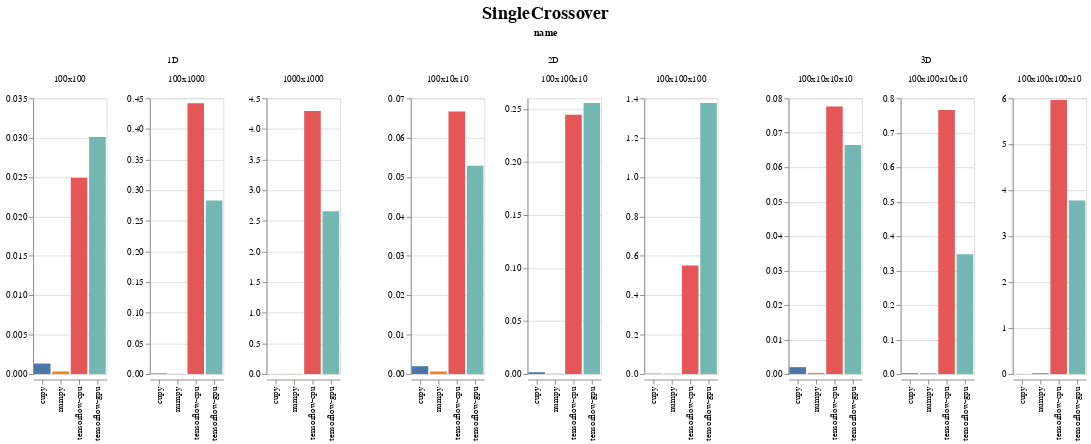

Notebook code cell kept with this figure:
### Code cell
display_chart('SingleCrossover')

### Figure 1 — Vega-Lite specification as saved in the notebook (floating-point values rounded to 4 significant figures)
{"config": {"view": {"continuousWidth": 400, "continuousHeight": 300}, "title": {"anchor": "middle", "fontSize": 20, "offset": 5, "orient": "top"}}, "data": {"name": "data-bd5428a19bbb11060096739e3ba41d75"}, "facet": {"column": {"type": "nominal", "field": "name"}}, "spec": {"mark": "bar", "encoding": {"color": {"type": "nominal", "field": "backend", "legend": null}, "column": {"type": "nominal", "field": "shape_str", "sort": {"field": "input_size", "order": "ascending"}, "title": ""}, "x": {"type": "nominal", "axis": {"title": ""}, "field": "backend"}, "y": {"type": "quantitative", "axis": {"title": ""}, "field": "avg_time", "sort": "-x"}}, "resolve": {"scale": {"y": "independent"}}, "title": ""}, "spacing": 50, "title": "SingleCrossover", "$schema": "https://vega.github.io/schema/vega-lite/v4.0.2.json", "datasets": {"data-bd5428a19bbb11060096739e3ba41d75": [{"avg_time": 0.00133, "backend": "cupy", "evoflow_version": "0.5.0", "generations": 10, "group": "SingleCrossover", "input_size": 10000, "max_time": 0.001995, "min_time": 0.0009971, "name": "1D", "num_runs": 3, "shape": [100, 100], "shape_str": "100x100", "std_time": 0.0004704, "system": {"os": {"name": "Windows", "version": "10.0.18362"}, "memory": {"unit": "MB", "used": 20980, "total": 65451}, "cpu": {"name": "Intel64 Family 6 Model 158 Stepping 10, GenuineIntel", "cores": 12, "freqency": 3696.0}, "python": {"numpy": "1.18.3", "tensorflow": {"visible_gpu": ["/physical_device:GPU:0"], "version": "2.2.0"}, "cupy": "7.2.0"}, "gpu": [{"memory": {"unit": "MB", "total": 11264, "used": 2106}, "temperature": {"unit": "C"}, "driver": "445.87", "index": "0", "name": "GeForce RTX 2080 Ti", "value": "60", "usage": "3"}]}, "test_name": "SingleCrossover1D", "test_type": "OP", "ts": 1590449607}, {"avg_time": 0.03009, "backend": "tensorflow-gpu", "evoflow_version": "0.5.0", "generations": 10, "group": "SingleCrossover", "input_size": 10000, "max_time": 0.05436, "min_time": 0.01596, "name": "1D", "num_runs": 3, "shape": [100, 100], "shape_str": "100x100", "std_time": 0.01724, "system": {"os": {"name": "Windows", "version": "10.0.18362"}, "memory": {"unit": "MB", "used": 20986, "total": 65451}, "cpu": {"name": "Intel64 Family 6 Model 158 Stepping 10, GenuineIntel", "cores": 12, "freqency": 3696.0}, "python": {"numpy": "1.18.3", "tensorflow": {"visible_gpu": ["/physical_device:GPU:0"], "version": "2.2.0"}, "cupy": "7.2.0"}, "gpu": [{"memory": {"unit": "MB", "total": 11264, "used": 2137}, "temperature": {"unit": "C"}, "driver": "445.87", "index": "0", "name": "GeForce RTX 2080 Ti", "value": "60", "usage": "2"}]}, "test_name": "SingleCrossover1D", "test_type": "OP", "ts": 1590449621}, {"avg_time": 0.001995, "backend": "cupy", "evoflow_version": "0.5.0", "generations": 10, "group": "SingleCrossover", "input_size": 10000, "max_time": 0.001995, "min_time": 0.001994, "name": "2D", "num_runs": 3, "shape": [100, 10, 10], "shape_str": "100x10x10", "std_time": 4.052e-07, "system": {"os": {"name": "Windows", "version": "10.0.18362"}, "memory": {"unit": "MB", "used": 20980, "total": 65451}, "cpu": {"name": "Intel64 Family 6 Model 158 Stepping 10, GenuineIntel", "cores": 12, "freqency": 3696.0}, "python": {"numpy": "1.18.3", "tensorflow": {"visible_gpu": ["/physical_device:GPU:0"], "version": "2.2.0"}, "cupy": "7.2.0"}, "gpu": [{"memory": {"unit": "MB", "total": 11264, "used": 2106}, "temperature": {"unit": "C"}, "driver": "445.87", "index": "0", "name": "GeForce RTX 2080 Ti", "value": "60", "usage": "3"}]}, "test_name": "SingleCrossover2D", "test_type": "OP", "ts": 1590449607}, {"avg_time": 0.06666, "backend": "tensorflow-cpu", "evoflow_version": "0.5.0", "generations": 10, "group": "SingleCrossover", "input_size": 10000, "max_time": 0.0748, "min_time": 0.05186, "name": "2D", "num_runs": 3, "shape": [100, 10, 10], "shape_str": "100x10x10", "std_time": 0.01048, "system": {"os": {"name": "Windows", "version": "10.0.18362"}, "memory": {"unit": "MB", "used": 24110, "total": 65451}, "cpu": {"name": "Intel64 Family 6 Model 158 Stepping 10, GenuineIntel", "cores": 12, "freqency": 3696.0}, "python": {"numpy": "1.18.3", "tensorflow": {"visible_gpu": [], "version": "2.2.0"}, "cupy": "7.2.0"}, "gpu": []}, "test_name": "SingleCrossover2D", "test_type": "OP", "ts": 1590452965}, {"avg_time": 0.02493, "backend": "tensorflow-cpu", "evoflow_version": "0.5.0", "generations": 10, "group": "SingleCrossover", "input_size": 10000, "max_time": 0.02892, "min_time": 0.01795, "name": "1D", "num_runs": 3, "shape": [100, 100], "shape_str": "100x100", "std_time": 0.004953, "system": {"os": {"name": "Windows", "version": "10.0.18362"}, "memory": {"unit": "MB", "used": 24110, "total": 65451}, "cpu": {"name": "Intel64 Family 6 Model 158 Stepping 10, GenuineIntel", "cores": 12, "freqency": 3696.0}, "python": {"numpy": "1.18.3", "tensorflow": {"visible_gpu": [], "version": "2.2.0"}, "cupy": "7.2.0"}, "gpu": []}, "test_name": "SingleCrossover1D", "test_type": "OP", "ts": 1590452965}, {"avg_time": 0.0003324, "backend": "numpy", "evoflow_version": "0.5.0", "generations": 10, "group": "SingleCrossover", "input_size": 10000, "max_time": 0.0009973, "min_time": 0.0, "name": "1D", "num_runs": 3, "shape": [100, 100], "shape_str": "100x100", "std_time": 0.0004701, "system": {"os": {"name": "Windows", "version": "10.0.18362"}, "memory": {"unit": "MB", "used": 20934, "total": 65451}, "cpu": {"name": "Intel64 Family 6 Model 158 Stepping 10, GenuineIntel", "cores": 12, "freqency": 3696.0}, "python": {"numpy": "1.18.3", "tensorflow": {"visible_gpu": ["/physical_device:GPU:0"], "version": "2.2.0"}, "cupy": "7.2.0"}, "gpu": []}, "test_name": "SingleCrossover1D", "test_type": "OP", "ts": 1590449592}, {"avg_time": 0.05286, "backend": "tensorflow-gpu", "evoflow_version": "0.5.0", "generations": 10, "group": "SingleCrossover", "input_size": 10000, "max_time": 0.0758, "min_time": 0.03092, "name": "2D", "num_runs": 3, "shape": [100, 10, 10], "shape_str": "100x10x10", "std_time": 0.01834, "system": {"os": {"name": "Windows", "version": "10.0.18362"}, "memory": {"unit": "MB", "used": 20986, "total": 65451}, "cpu": {"name": "Intel64 Family 6 Model 158 Stepping 10, GenuineIntel", "cores": 12, "freqency": 3696.0}, "python": {"numpy": "1.18.3", "tensorflow": {"visible_gpu": ["/physical_device:GPU:0"], "version": "2.2.0"}, "cupy": "7.2.0"}, "gpu": [{"memory": {"unit": "MB", "total": 11264, "used": 2137}, "temperature": {"unit": "C"}, "driver": "445.87", "index": "0", "name": "GeForce RTX 2080 Ti", "value": "60", "usage": "2"}]}, "test_name": "SingleCrossover2D", "test_type": "OP", "ts": 1590449621}, {"avg_time": 0.0006649, "backend": "numpy", "evoflow_version": "0.5.0", "generations": 10, "group": "SingleCrossover", "input_size": 10000, "max_time": 0.0009978, "min_time": 0.0, "name": "2D", "num_runs": 3, "shape": [100, 10, 10], "shape_str": "100x10x10", "std_time": 0.0004702, "system": {"os": {"name": "Windows", "version": "10.0.18362"}, "memory": {"unit": "MB", "used": 20934, "total": 65451}, "cpu": {"name": "Intel64 Family 6 Model 158 Stepping 10, GenuineIntel", "cores": 12, "freqency": 3696.0}, "python": {"numpy": "1.18.3", "tensorflow": {"visible_gpu": ["/physical_device:GPU:0"], "version": "2.2.0"}, "cupy": "7.2.0"}, "gpu": []}, "test_name": "SingleCrossover2D", "test_type": "OP", "ts": 1590449592}, {"avg_time": 0.2831, "backend": "tensorflow-gpu", "evoflow_version": "0.5.0", "generations": 10, "group": "SingleCrossover", "input_size": 100000, "max_time": 0.5221, "min_time": 0.0758, "name": "1D", "num_runs": 3, "shape": [100, 1000], "shape_str": "100x1000", "std_time": 0.1836, "system": {"os": {"name": "Windows", "version": "10.0.18362"}, "memory": {"unit": "MB", "used": 20986, "total": 65451}, "cpu": {"name": "Intel64 Family 6 Model 158 Stepping 10, GenuineIntel", "cores": 12, "freqency": 3696.0}, "python": {"numpy": "1.18.3", "tensorflow": {"visible_gpu": ["/physical_device:GPU:0"], "version": "2.2.0"}, "cupy": "7.2.0"}, "gpu": [{"memory": {"unit": "MB", "total": 11264, "used": 2137}, "temperature": {"unit": "C"}, "driver": "445.87", "index": "0", "name": "GeForce RTX 2080 Ti", "value": "60", "usage": "2"}]}, "test_name": "SingleCrossover1D", "test_type": "OP", "ts": 1590449621}, {"avg_time": 0.07765, "backend": "tensorflow-cpu", "evoflow_version": "0.5.0", "generations": 10, "group": "SingleCrossover", "input_size": 100000, "max_time": 0.1078, "min_time": 0.05286, "name": "3D", "num_runs": 3, "shape": [100, 10, 10, 10], "shape_str": "100x10x10x10", "std_time": 0.02273, "system": {"os": {"name": "Windows", "version": "10.0.18362"}, "memory": {"unit": "MB", "used": 24110, "total": 65451}, "cpu": {"name": "Intel64 Family 6 Model 158 Stepping 10, GenuineIntel", "cores": 12, "freqency": 3696.0}, "python": {"numpy": "1.18.3", "tensorflow": {"visible_gpu": [], "version": "2.2.0"}, "cupy": "7.2.0"}, "gpu": []}, "test_name": "SingleCrossover3D", "test_type": "OP", "ts": 1590452965}, {"avg_time": 0.2445, "backend": "tensorflow-cpu", "evoflow_version": "0.5.0", "generations": 10, "group": "SingleCrossover", "input_size": 100000, "max_time": 0.6139, "min_time": 0.04987, "name": "2D", "num_runs": 3, "shape": [100, 100, 10], "shape_str": "100x100x10", "std_time": 0.2613, "system": {"os": {"name": "Windows", "version": "10.0.18362"}, "memory": {"unit": "MB", "used": 24110, "total": 65451}, "cpu": {"name": "Intel64 Family 6 Model 158 Stepping 10, GenuineIntel", "cores": 12, "freqency": 3696.0}, "python": {"numpy": "1.18.3", "tensorflow": {"visible_gpu": [], "version": "2.2.0"}, "cupy": "7.2.0"}, "gpu": []}, "test_name": "SingleCrossover2D", "test_type": "OP", "ts": 1590452965}, {"avg_time": 0.4418, "backend": "tensorflow-cpu", "evoflow_version": "0.5.0", "generations": 10, "group": "SingleCrossover", "input_size": 100000, "max_time": 0.5386, "min_time": 0.2613, "name": "1D", "num_runs": 3, "shape": [100, 1000], "shape_str": "100x1000", "std_time": 0.1278, "system": {"os": {"name": "Windows", "version": "10.0.18362"}, "memory": {"unit": "MB", "used": 24110, "total": 65451}, "cpu": {"name": "Intel64 Family 6 Model 158 Stepping 10, GenuineIntel", "cores": 12, "freqency": 3696.0}, "python": {"numpy": "1.18.3", "tensorflow": {"visible_gpu": [], "version": "2.2.0"}, "cupy": "7.2.0"}, "gpu": []}, "test_name": "SingleCrossover1D", "test_type": "OP", "ts": 1590452965}, {"avg_time": 0.0003326, "backend": "numpy", "evoflow_version": "0.5.0", "generations": 10, "group": "SingleCrossover", "input_size": 100000, "max_time": 0.0009978, "min_time": 0.0, "name": "2D", "num_runs": 3, "shape": [100, 100, 10], "shape_str": "100x100x10", "std_time": 0.0004704, "system": {"os": {"name": "Windows", "version": "10.0.18362"}, "memory": {"unit": "MB", "used": 20934, "total": 65451}, "cpu": {"name": "Intel64 Family 6 Model 158 Stepping 10, GenuineIntel", "cores": 12, "freqency": 3696.0}, "python": {"numpy": "1.18.3", "tensorflow": {"visible_gpu": ["/physical_device:GPU:0"], "version": "2.2.0"}, "cupy": "7.2.0"}, "gpu": []}, "test_name": "SingleCrossover2D", "test_type": "OP", "ts": 1590449592}, {"avg_time": 0.0003325, "backend": "numpy", "evoflow_version": "0.5.0", "generations": 10, "group": "SingleCrossover", "input_size": 100000, "max_time": 0.0009975, "min_time": 0.0, "name": "3D", "num_runs": 3, "shape": [100, 10, 10, 10], "shape_str": "100x10x10x10", "std_time": 0.0004702, "system": {"os": {"name": "Windows", "version": "10.0.18362"}, "memory": {"unit": "MB", "used": 20934, "total": 65451}, "cpu": {"name": "Intel64 Family 6 Model 158 Stepping 10, GenuineIntel", "cores": 12, "freqency": 3696.0}, "python": {"numpy": "1.18.3", "tensorflow": {"visible_gpu": ["/physical_device:GPU:0"], "version": "2.2.0"}, "cupy": "7.2.0"}, "gpu": []}, "test_name": "SingleCrossover3D", "test_type": "OP", "ts": 1590449592}, {"avg_time": 0.2557, "backend": "tensorflow-gpu", "evoflow_version": "0.5.0", "generations": 10, "group": "SingleCrossover", "input_size": 100000, "max_time": 0.4668, "min_time": 0.09475, "name": "2D", "num_runs": 3, "shape": [100, 100, 10], "shape_str": "100x100x10", "std_time": 0.156, "system": {"os": {"name": "Windows", "version": "10.0.18362"}, "memory": {"unit": "MB", "used": 20986, "total": 65451}, "cpu": {"name": "Intel64 Family 6 Model 158 Stepping 10, GenuineIntel", "cores": 12, "freqency": 3696.0}, "python": {"numpy": "1.18.3", "tensorflow": {"visible_gpu": ["/physical_device:GPU:0"], "version": "2.2.0"}, "cupy": "7.2.0"}, "gpu": [{"memory": {"unit": "MB", "total": 11264, "used": 2137}, "temperature": {"unit": "C"}, "driver": "445.87", "index": "0", "name": "GeForce RTX 2080 Ti", "value": "60", "usage": "2"}]}, "test_name": "SingleCrossover2D", "test_type": "OP", "ts": 1590449621}, {"avg_time": 0.0003324, "backend": "numpy", "evoflow_version": "0.5.0", "generations": 10, "group": "SingleCrossover", "input_size": 100000, "max_time": 0.0009973, "min_time": 0.0, "name": "1D", "num_runs": 3, "shape": [100, 1000], "shape_str": "100x1000", "std_time": 0.0004701, "system": {"os": {"name": "Windows", "version": "10.0.18362"}, "memory": {"unit": "MB", "used": 20934, "total": 65451}, "cpu": {"name": "Intel64 Family 6 Model 158 Stepping 10, GenuineIntel", "cores": 12, "freqency": 3696.0}, "python": {"numpy": "1.18.3", "tensorflow": {"visible_gpu": ["/physical_device:GPU:0"], "version": "2.2.0"}, "cupy": "7.2.0"}, "gpu": []}, "test_name": "SingleCrossover1D", "test_type": "OP", "ts": 1590449592}, {"avg_time": 0.0009973, "backend": "cupy", "evoflow_version": "0.5.0", "generations": 10, "group": "SingleCrossover", "input_size": 100000, "max_time": 0.001994, "min_time": 0.0, "name": "1D", "num_runs": 3, "shape": [100, 1000], "shape_str": "100x1000", "std_time": 0.0008141, "system": {"os": {"name": "Windows", "version": "10.0.18362"}, "memory": {"unit": "MB", "used": 20980, "total": 65451}, "cpu": {"name": "Intel64 Family 6 Model 158 Stepping 10, GenuineIntel", "cores": 12, "freqency": 3696.0}, "python": {"numpy": "1.18.3", "tensorflow": {"visible_gpu": ["/physical_device:GPU:0"], "version": "2.2.0"}, "cupy": "7.2.0"}, "gpu": [{"memory": {"unit": "MB", "total": 11264, "used": 2106}, "temperature": {"unit": "C"}, "driver": "445.87", "index": "0", "name": "GeForce RTX 2080 Ti", "value": "60", "usage": "3"}]}, "test_name": "SingleCrossover1D", "test_type": "OP", "ts": 1590449607}, {"avg_time": 0.06649, "backend": "tensorflow-gpu", "evoflow_version": "0.5.0", "generations": 10, "group": "SingleCrossover", "input_size": 100000, "max_time": 0.08378, "min_time": 0.05386, "name": "3D", "num_runs": 3, "shape": [100, 10, 10, 10], "shape_str": "100x10x10x10", "std_time": 0.01265, "system": {"os": {"name": "Windows", "version": "10.0.18362"}, "memory": {"unit": "MB", "used": 20986, "total": 65451}, "cpu": {"name": "Intel64 Family 6 Model 158 Stepping 10, GenuineIntel", "cores": 12, "freqency": 3696.0}, "python": {"numpy": "1.18.3", "tensorflow": {"visible_gpu": ["/physical_device:GPU:0"], "version": "2.2.0"}, "cupy": "7.2.0"}, "gpu": [{"memory": {"unit": "MB", "total": 11264, "used": 2137}, "temperature": {"unit": "C"}, "driver": "445.87", "index": "0", "name": "GeForce RTX 2080 Ti", "value": "60", "usage": "2"}]}, "test_name": "SingleCrossover3D", "test_type": "OP", "ts": 1590449621}, {"avg_time": 0.001995, "backend": "cupy", "evoflow_version": "0.5.0", "generations": 10, "group": "SingleCrossover", "input_size": 100000, "max_time": 0.001995, "min_time": 0.001994, "name": "3D", "num_runs": 3, "shape": [100, 10, 10, 10], "shape_str": "100x10x10x10", "std_time": 4.052e-07, "system": {"os": {"name": "Windows", "version": "10.0.18362"}, "memory": {"unit": "MB", "used": 20980, "total": 65451}, "cpu": {"name": "Intel64 Family 6 Model 158 Stepping 10, GenuineIntel", "cores": 12, "freqency": 3696.0}, "python": {"numpy": "1.18.3", "tensorflow": {"visible_gpu": ["/physical_device:GPU:0"], "version": "2.2.0"}, "cupy": "7.2.0"}, "gpu": [{"memory": {"unit": "MB", "total": 11264, "used": 2106}, "temperature": {"unit": "C"}, "driver": "445.87", "index": "0", "name": "GeForce RTX 2080 Ti", "value": "60", "usage": "3"}]}, "test_name": "SingleCrossover3D", "test_type": "OP", "ts": 1590449607}, {"avg_time": 0.001662, "backend": "cupy", "evoflow_version": "0.5.0", "generations": 10, "group": "SingleCrossover", "input_size": 100000, "max_time": 0.001995, "min_time": 0.0009975, "name": "2D", "num_runs": 3, "shape": [100, 100, 10], "shape_str": "100x100x10", "std_time": 0.0004701, "system": {"os": {"name": "Windows", "version": "10.0.18362"}, "memory": {"unit": "MB", "used": 20980, "total": 65451}, "cpu": {"name": "Intel64 Family 6 Model 158 Stepping 10, GenuineIntel", "cores": 12, "freqency": 3696.0}, "python": {"numpy": "1.18.3", "tensorflow": {"visible_gpu": ["/physical_device:GPU:0"], "version": "2.2.0"}, "cupy": "7.2.0"}, "gpu": [{"memory": {"unit": "MB", "total": 11264, "used": 2106}, "temperature": {"unit": "C"}, "driver": "445.87", "index": "0", "name": "GeForce RTX 2080 Ti", "value": "60", "usage": "3"}]}, "test_name": "SingleCrossover2D", "test_type": "OP", "ts": 1590449607}, {"avg_time": 2.658, "backend": "tensorflow-gpu", "evoflow_version": "0.5.0", "generations": 10, "group": "SingleCrossover", "input_size": 1000000, "max_time": 4.16, "min_time": 1.604, "name": "1D", "num_runs": 3, "shape": [1000, 1000], "shape_str": "1000x1000", "std_time": 1.091, "system": {"os": {"name": "Windows", "version": "10.0.18362"}, "memory": {"unit": "MB", "used": 20986, "total": 65451}, "cpu": {"name": "Intel64 Family 6 Model 158 Stepping 10, GenuineIntel", "cores": 12, "freqency": 3696.0}, "python": {"numpy": "1.18.3", "tensorflow": {"visible_gpu": ["/physical_device:GPU:0"], "version": "2.2.0"}, "cupy": "7.2.0"}, "gpu": [{"memory": {"unit": "MB", "total": 11264, "used": 2137}, "temperature": {"unit": "C"}, "driver": "445.87", "index": "0", "name": "GeForce RTX 2080 Ti", "value": "60", "usage": "2"}]}, "test_name": "SingleCrossover1D", "test_type": "OP", "ts": 1590449621}, {"avg_time": 0.00133, "backend": "cupy", "evoflow_version": "0.5.0", "generations": 10, "group": "SingleCrossover", "input_size": 1000000, "max_time": 0.001995, "min_time": 0.0009971, "name": "1D", "num_runs": 3, "shape": [1000, 1000], "shape_str": "1000x1000", "std_time": 0.0004702, "system": {"os": {"name": "Windows", "version": "10.0.18362"}, "memory": {"unit": "MB", "used": 20980, "total": 65451}, "cpu": {"name": "Intel64 Family 6 Model 158 Stepping 10, GenuineIntel", "cores": 12, "freqency": 3696.0}, "python": {"numpy": "1.18.3", "tensorflow": {"visible_gpu": ["/physical_device:GPU:0"], "version": "2.2.0"}, "cupy": "7.2.0"}, "gpu": [{"memory": {"unit": "MB", "total": 11264, "used": 2106}, "temperature": {"unit": "C"}, "driver": "445.87", "index": "0", "name": "GeForce RTX 2080 Ti", "value": "60", "usage": "3"}]}, "test_name": "SingleCrossover1D", "test_type": "OP", "ts": 1590449607}, {"avg_time": 1.376, "backend": "tensorflow-gpu", "evoflow_version": "0.5.0", "generations": 10, "group": "SingleCrossover", "input_size": 1000000, "max_time": 2.354, "min_time": 0.6513, "name": "2D", "num_runs": 3, "shape": [100, 100, 100], "shape_str": "100x100x100", "std_time": 0.718, "system": {"os": {"name": "Windows", "version": "10.0.18362"}, "memory": {"unit": "MB", "used": 20986, "total": 65451}, "cpu": {"name": "Intel64 Family 6 Model 158 Stepping 10, GenuineIntel", "cores": 12, "freqency": 3696.0}, "python": {"numpy": "1.18.3", "tensorflow": {"visible_gpu": ["/physical_device:GPU:0"], "version": "2.2.0"}, "cupy": "7.2.0"}, "gpu": [{"memory": {"unit": "MB", "total": 11264, "used": 2137}, "temperature": {"unit": "C"}, "driver": "445.87", "index": "0", "name": "GeForce RTX 2080 Ti", "value": "60", "usage": "2"}]}, "test_name": "SingleCrossover2D", "test_type": "OP", "ts": 1590449621}, {"avg_time": 0.7663, "backend": "tensorflow-cpu", "evoflow_version": "0.5.0", "generations": 10, "group": "SingleCrossover", "input_size": 1000000, "max_time": 1.514, "min_time": 0.3341, "name": "3D", "num_runs": 3, "shape": [100, 100, 10, 10], "shape_str": "100x100x10x10", "std_time": 0.5309, "system": {"os": {"name": "Windows", "version": "10.0.18362"}, "memory": {"unit": "MB", "used": 24110, "total": 65451}, "cpu": {"name": "Intel64 Family 6 Model 158 Stepping 10, GenuineIntel", "cores": 12, "freqency": 3696.0}, "python": {"numpy": "1.18.3", "tensorflow": {"visible_gpu": [], "version": "2.2.0"}, "cupy": "7.2.0"}, "gpu": []}, "test_name": "SingleCrossover3D", "test_type": "OP", "ts": 1590452965}, {"avg_time": 0.001995, "backend": "numpy", "evoflow_version": "0.5.0", "generations": 10, "group": "SingleCrossover", "input_size": 1000000, "max_time": 0.001995, "min_time": 0.001994, "name": "2D", "num_runs": 3, "shape": [100, 100, 100], "shape_str": "100x100x100", "std_time": 1.947e-07, "system": {"os": {"name": "Windows", "version": "10.0.18362"}, "memory": {"unit": "MB", "used": 20934, "total": 65451}, "cpu": {"name": "Intel64 Family 6 Model 158 Stepping 10, GenuineIntel", "cores": 12, "freqency": 3696.0}, "python": {"numpy": "1.18.3", "tensorflow": {"visible_gpu": ["/physical_device:GPU:0"], "version": "2.2.0"}, "cupy": "7.2.0"}, "gpu": []}, "test_name": "SingleCrossover2D", "test_type": "OP", "ts": 1590449592}, {"avg_time": 0.002992, "backend": "numpy", "evoflow_version": "0.5.0", "generations": 10, "group": "SingleCrossover", "input_size": 1000000, "max_time": 0.002992, "min_time": 0.002992, "name": "1D", "num_runs": 3, "shape": [1000, 1000], "shape_str": "1000x1000", "std_time": 1.124e-07, "system": {"os": {"name": "Windows", "version": "10.0.18362"}, "memory": {"unit": "MB", "used": 20934, "total": 65451}, "cpu": {"name": "Intel64 Family 6 Model 158 Stepping 10, GenuineIntel", "cores": 12, "freqency": 3696.0}, "python": {"numpy": "1.18.3", "tensorflow": {"visible_gpu": ["/physical_device:GPU:0"], "version": "2.2.0"}, "cupy": "7.2.0"}, "gpu": []}, "test_name": "SingleCrossover1D", "test_type": "OP", "ts": 1590449592}, {"avg_time": 4.292, "backend": "tensorflow-cpu", "evoflow_version": "0.5.0", "generations": 10, "group": "SingleCrossover", "input_size": 1000000, "max_time": 5.799, "min_time": 3.107, "name": "1D", "num_runs": 3, "shape": [1000, 1000], "shape_str": "1000x1000", "std_time": 1.122, "system": {"os": {"name": "Windows", "version": "10.0.18362"}, "memory": {"unit": "MB", "used": 24110, "total": 65451}, "cpu": {"name": "Intel64 Family 6 Model 158 Stepping 10, GenuineIntel", "cores": 12, "freqency": 3696.0}, "python": {"numpy": "1.18.3", "tensorflow": {"visible_gpu": [], "version": "2.2.0"}, "cupy": "7.2.0"}, "gpu": []}, "test_name": "SingleCrossover1D", "test_type": "OP", "ts": 1590452965}, {"avg_time": 0.002327, "backend": "cupy", "evoflow_version": "0.5.0", "generations": 10, "group": "SingleCrossover", "input_size": 1000000, "max_time": 0.002992, "min_time": 0.001993, "name": "3D", "num_runs": 3, "shape": [100, 100, 10, 10], "shape_str": "100x100x10x10", "std_time": 0.0004702, "system": {"os": {"name": "Windows", "version": "10.0.18362"}, "memory": {"unit": "MB", "used": 20980, "total": 65451}, "cpu": {"name": "Intel64 Family 6 Model 158 Stepping 10, GenuineIntel", "cores": 12, "freqency": 3696.0}, "python": {"numpy": "1.18.3", "tensorflow": {"visible_gpu": ["/physical_device:GPU:0"], "version": "2.2.0"}, "cupy": "7.2.0"}, "gpu": [{"memory": {"unit": "MB", "total": 11264, "used": 2106}, "temperature": {"unit": "C"}, "driver": "445.87", "index": "0", "name": "GeForce RTX 2080 Ti", "value": "60", "usage": "3"}]}, "test_name": "SingleCrossover3D", "test_type": "OP", "ts": 1590449607}, {"avg_time": 0.3478, "backend": "tensorflow-gpu", "evoflow_version": "0.5.0", "generations": 10, "group": "SingleCrossover", "input_size": 1000000, "max_time": 0.8911, "min_time": 0.06335, "name": "3D", "num_runs": 3, "shape": [100, 100, 10, 10], "shape_str": "100x100x10x10", "std_time": 0.3844, "system": {"os": {"name": "Windows", "version": "10.0.18362"}, "memory": {"unit": "MB", "used": 20986, "total": 65451}, "cpu": {"name": "Intel64 Family 6 Model 158 Stepping 10, GenuineIntel", "cores": 12, "freqency": 3696.0}, "python": {"numpy": "1.18.3", "tensorflow": {"visible_gpu": ["/physical_device:GPU:0"], "version": "2.2.0"}, "cupy": "7.2.0"}, "gpu": [{"memory": {"unit": "MB", "total": 11264, "used": 2137}, "temperature": {"unit": "C"}, "driver": "445.87", "index": "0", "name": "GeForce RTX 2080 Ti", "value": "60", "usage": "2"}]}, "test_name": "SingleCrossover3D", "test_type": "OP", "ts": 1590449621}, {"avg_time": 0.002327, "backend": "numpy", "evoflow_version": "0.5.0", "generations": 10, "group": "SingleCrossover", "input_size": 1000000, "max_time": 0.002992, "min_time": 0.001995, "name": "3D", "num_runs": 3, "shape": [100, 100, 10, 10], "shape_str": "100x100x10x10", "std_time": 0.0004702, "system": {"os": {"name": "Windows", "version": "10.0.18362"}, "memory": {"unit": "MB", "used": 20934, "total": 65451}, "cpu": {"name": "Intel64 Family 6 Model 158 Stepping 10, GenuineIntel", "cores": 12, "freqency": 3696.0}, "python": {"numpy": "1.18.3", "tensorflow": {"visible_gpu": ["/physical_device:GPU:0"], "version": "2.2.0"}, "cupy": "7.2.0"}, "gpu": []}, "test_name": "SingleCrossover3D", "test_type": "OP", "ts": 1590449592}, {"avg_time": 0.5508, "backend": "tensorflow-cpu", "evoflow_version": "0.5.0", "generations": 10, "group": "SingleCrossover", "input_size": 1000000, "max_time": 0.6922, "min_time": 0.3941, "name": "2D", "num_runs": 3, "shape": [100, 100, 100], "shape_str": "100x100x100", "std_time": 0.1222, "system": {"os": {"name": "Windows", "version": "10.0.18362"}, "memory": {"unit": "MB", "used": 24110, "total": 65451}, "cpu": {"name": "Intel64 Family 6 Model 158 Stepping 10, GenuineIntel", "cores": 12, "freqency": 3696.0}, "python": {"numpy": "1.18.3", "tensorflow": {"visible_gpu": [], "version": "2.2.0"}, "cupy": "7.2.0"}, "gpu": []}, "test_name": "SingleCrossover2D", "test_type": "OP", "ts": 1590452965}, {"avg_time": 0.001995, "backend": "cupy", "evoflow_version": "0.5.0", "generations": 10, "group": "SingleCrossover", "input_size": 1000000, "max_time": 0.001995, "min_time": 0.001995, "name": "2D", "num_runs": 3, "shape": [100, 100, 100], "shape_str": "100x100x100", "std_time": 1.947e-07, "system": {"os": {"name": "Windows", "version": "10.0.18362"}, "memory": {"unit": "MB", "used": 20980, "total": 65451}, "cpu": {"name": "Intel64 Family 6 Model 158 Stepping 10, GenuineIntel", "cores": 12, "freqency": 3696.0}, "python": {"numpy": "1.18.3", "tensorflow": {"visible_gpu": ["/physical_device:GPU:0"], "version": "2.2.0"}, "cupy": "7.2.0"}, "gpu": [{"memory": {"unit": "MB", "total": 11264, "used": 2106}, "temperature": {"unit": "C"}, "driver": "445.87", "index": "0", "name": "GeForce RTX 2080 Ti", "value": "60", "usage": "3"}]}, "test_name": "SingleCrossover2D", "test_type": "OP", "ts": 1590449607}, {"avg_time": 0.02211, "backend": "numpy", "evoflow_version": "0.5.0", "generations": 10, "group": "SingleCrossover", "input_size": 10000000, "max_time": 0.02294, "min_time": 0.02145, "name": "3D", "num_runs": 3, "shape": [100, 100, 100, 10], "shape_str": "100x100x100x10", "std_time": 0.0006203, "system": {"os": {"name": "Windows", "version": "10.0.18362"}, "memory": {"unit": "MB", "used": 20934, "total": 65451}, "cpu": {"name": "Intel64 Family 6 Model 158 Stepping 10, GenuineIntel", "cores": 12, "freqency": 3696.0}, "python": {"numpy": "1.18.3", "tensorflow": {"visible_gpu": ["/physical_device:GPU:0"], "version": "2.2.0"}, "cupy": "7.2.0"}, "gpu": []}, "test_name": "SingleCrossover3D", "test_type": "OP", "ts": 1590449592}, {"avg_time": 0.002992, "backend": "cupy", "evoflow_version": "0.5.0", "generations": 10, "group": "SingleCrossover", "input_size": 10000000, "max_time": 0.003989, "min_time": 0.001994, "name": "3D", "num_runs": 3, "shape": [100, 100, 100, 10], "shape_str": "100x100x100x10", "std_time": 0.0008143, "system": {"os": {"name": "Windows", "version": "10.0.18362"}, "memory": {"unit": "MB", "used": 20980, "total": 65451}, "cpu": {"name": "Intel64 Family 6 Model 158 Stepping 10, GenuineIntel", "cores": 12, "freqency": 3696.0}, "python": {"numpy": "1.18.3", "tensorflow": {"visible_gpu": ["/physical_device:GPU:0"], "version": "2.2.0"}, "cupy": "7.2.0"}, "gpu": [{"memory": {"unit": "MB", "total": 11264, "used": 2106}, "temperature": {"unit": "C"}, "driver": "445.87", "index": "0", "name": "GeForce RTX 2080 Ti", "value": "60", "usage": "3"}]}, "test_name": "SingleCrossover3D", "test_type": "OP", "ts": 1590449607}, {"avg_time": 5.964, "backend": "tensorflow-cpu", "evoflow_version": "0.5.0", "generations": 10, "group": "SingleCrossover", "input_size": 10000000, "max_time": 12.94, "min_time": 0.8772, "name": "3D", "num_runs": 3, "shape": [100, 100, 100, 10], "shape_str": "100x100x100x10", "std_time": 5.104, "system": {"os": {"name": "Windows", "version": "10.0.18362"}, "memory": {"unit": "MB", "used": 24110, "total": 65451}, "cpu": {"name": "Intel64 Family 6 Model 158 Stepping 10, GenuineIntel", "cores": 12, "freqency": 3696.0}, "python": {"numpy": "1.18.3", "tensorflow": {"visible_gpu": [], "version": "2.2.0"}, "cupy": "7.2.0"}, "gpu": []}, "test_name": "SingleCrossover3D", "test_type": "OP", "ts": 1590452965}, {"avg_time": 3.775, "backend": "tensorflow-gpu", "evoflow_version": "0.5.0", "generations": 10, "group": "SingleCrossover", "input_size": 10000000, "max_time": 4.895, "min_time": 2.673, "name": "3D", "num_runs": 3, "shape": [100, 100, 100, 10], "shape_str": "100x100x100x10", "std_time": 0.9073, "system": {"os": {"name": "Windows", "version": "10.0.18362"}, "memory": {"unit": "MB", "used": 20986, "total": 65451}, "cpu": {"name": "Intel64 Family 6 Model 158 Stepping 10, GenuineIntel", "cores": 12, "freqency": 3696.0}, "python": {"numpy": "1.18.3", "tensorflow": {"visible_gpu": ["/physical_device:GPU:0"], "version": "2.2.0"}, "cupy": "7.2.0"}, "gpu": [{"memory": {"unit": "MB", "total": 11264, "used": 2137}, "temperature": {"unit": "C"}, "driver": "445.87", "index": "0", "name": "GeForce RTX 2080 Ti", "value": "60", "usage": "2"}]}, "test_name": "SingleCrossover3D", "test_type": "OP", "ts": 1590449621}]}}
